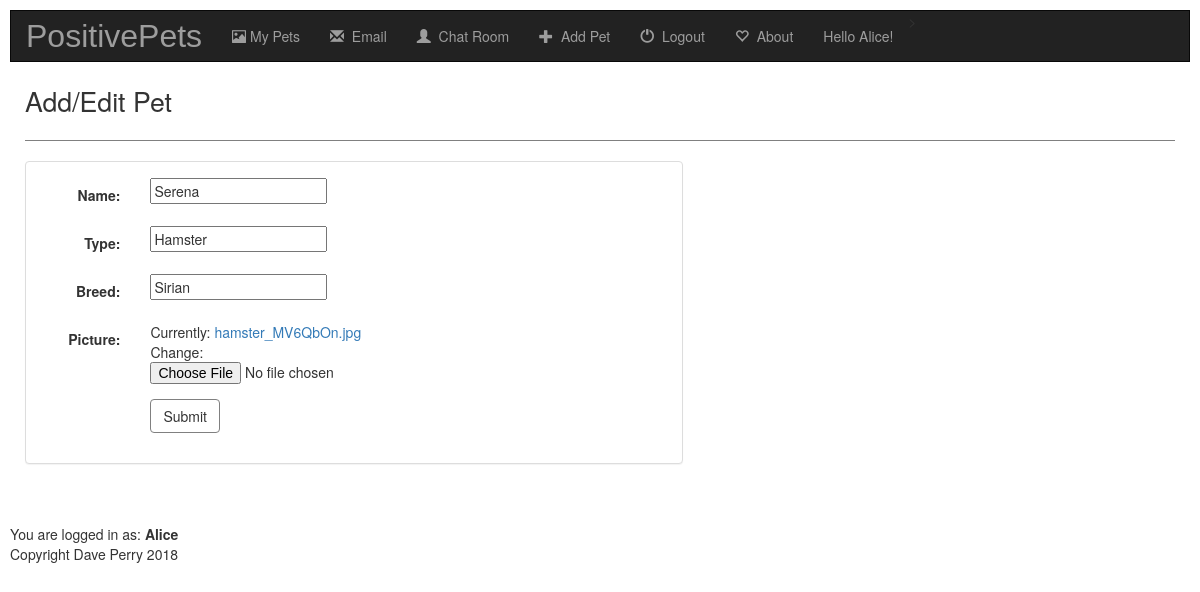
The app's page /positivepets/pet/2/ (signed in), older data.
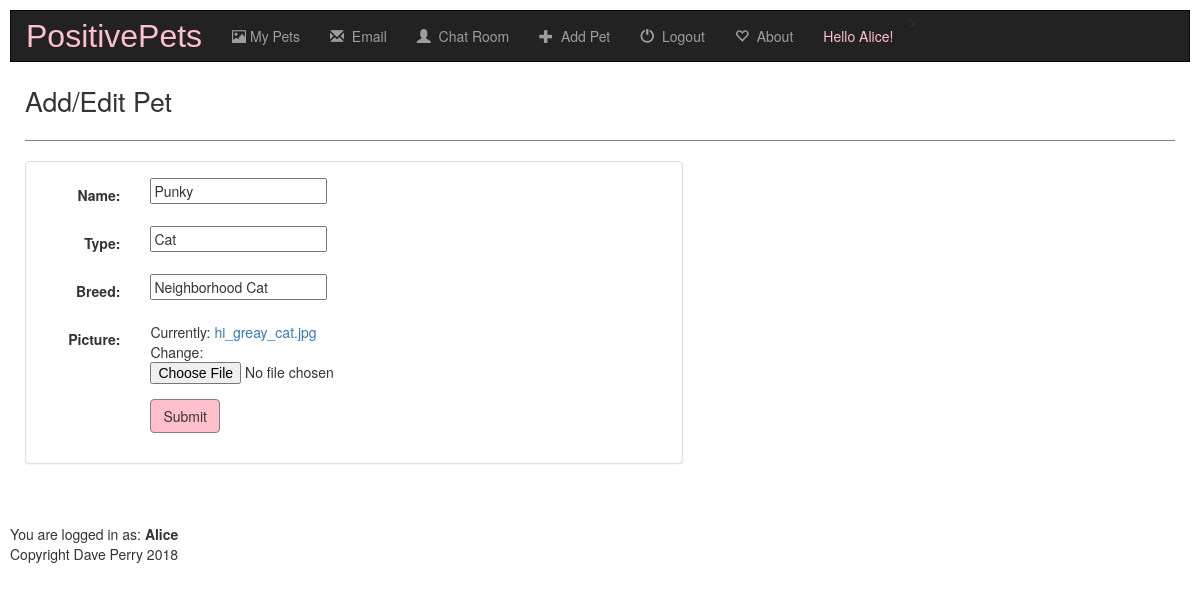
The same page, newer data.
### positivepets/models.py (models this page shows, shortened)
class CustomUser(AbstractUser):
    city = models.CharField(max_length=250, null=True)
    picture = models.FileField(blank=True, null=True)
    birthday = models.DateField(null=True)
    bio = models.CharField(max_length=1000, null=True)
    color = models.CharField(max_length=50, null=True)

class Pet(models.Model):
    name = models.CharField(max_length=250)
    type = models.CharField(max_length=250)
    breed = models.CharField(max_length=250, blank=True)
    picture = models.FileField()
    user = models.ForeignKey(CustomUser, on_delete=models.CASCADE, default=1)
    description = models.CharField(max_length=250, blank=True, null=True)

### positivepets/views/user_pet_views.py (the view)
# urls.py: url(r'pet/(?P<pk>[0-9]+)/$', views.user_pet_views.PetUpdate.as_view(), name='pet_update'),
class PetUpdate(UpdateView):
    model = Pet
    fields = ['name', 'type', 'breed', 'picture']
    def get_context_data(self, **kwargs):
        context = super(PetUpdate, self).get_context_data(**kwargs)
        context['color'] = self.request.user.color
        return context

### positivepets/templates/positivepets/pet_form.html (shortened to what this page needs)
{% extends 'positivepets/base.html' %}
{% block body %}
<div class="container-fluid">
        <span style="font-size:20pt;"> Add/Edit Pet </span>
        <hr style="border-color:gray;">
    <div class="row">
        <div class="col-sm-we col-md-7">
            <div class="panel panel-default">
                <div class="panel-body">
                    <form class="form-horizontal" action="" method="post" enctype="multipart/form-data">
                        {% include 'positivepets/form-template.html' %}
                        <div class="form-group">
                            <div class="col-sm-offset-2 col-sm-10">
                                <button style="color:{{button_text_color}}; background-color:{{color}};border-color:gray;" type="submit" class="btn btn-default">Submit</button>
                            </div>
                        </div>
                    </form>
                </div>
            </div>
        </div>
    </div>
</div>
{% endblock %}

### positivepets/templates/positivepets/base.html (shortened to what this page needs)
<html lang="en">
<head>
    {% load staticfiles %}
    <link rel="stylesheet" href="https://maxcdn.bootstrapcdn.com/bootstrap/3.3.7/css/bootstrap.min.css">
    <link rel="stylesheet" type="text/css" href="{% static 'positivepets/style.css' %}" />
</head>
<body>
    <nav class="navbar navbar-inverse">
    <div class="container-fluid">
        <div class="navbar-header">
            {% if user.is_authenticated %}
                <a class="navbar-brand" style="color:{{user.color}};" href="{% url 'positivepets:profile' user.id 'show' %}" >PositivePets </a>
            {% else %}
                <a class="navbar-brand" href="" >PositivePets </a>
            {% endif %}
        </div>
        <div class="collapse navbar-collapse" id="topNavBar">
            {% if user.is_authenticated %}
                <ul class="nav navbar-nav">
                    <li class="">
                        <a href="{% url 'positivepets:user_pets' user.id %}">
                            <span class="glyphicon glyphicon-picture" aria-hidden="true"></span>&nbsp;My Pets
                        </a>
                    </li>
                    <li class="">
                        <a href="{% url 'positivepets:mail_create' 'none' 0 %}">
                            <span class="glyphicon glyphicon-envelope" aria-hidden="true"></span>&nbsp; Email
                        </a>
                    </li>
                    <li class="">
                        <a href="{% url 'positivepets:chatmessage_create' %}">
                            <span class="glyphicon glyphicon-user" aria-hidden="true"></span>&nbsp; Chat Room
                        </a>
                    </li>
                </ul>
            {% endif %}
            <ul class="nav navbar-nav">
                {% if user.is_authenticated %}
                    <li class="">
                        <a href="{% url 'positivepets:pet_add' %}">
                            <span class="glyphicon glyphicon-plus" aria-hidden="true"></span>&nbsp; Add Pet
                        </a>
                    </li>
                    <li class="">
                        <a href="{% url 'logout' %}">
                            <span class="glyphicon glyphicon-off" aria-hidden="true"></span>&nbsp; Logout
                        </a>
                    </li>
                {% endif %}
                <li class="">
                    <a href="{% url 'positivepets:about' %}">
                        <span class="glyphicon glyphicon-heart-empty" aria-hidden="true"></span>&nbsp; About
                    </a>
                </li>
                <li>
                    {% if user.is_authenticated %}
                        <a href="{% url 'positivepets:user_pets' user.id %}">
                            <span style="color:{{user.color}};"> Hello {{user.username | capfirst}}! </span>
                        </a>
                    {% endif %}
                </li>
            </ul>>
        </div>
    </div>
</nav>
{% block body %}
{% endblock %}
<br><br>
{% if user.is_authenticated %}
    <span> You are logged in as:
        <b> {{user.username | capfirst}} </b>
    </span>
{% else %}
    <span>
        <b> Please log in </b>
    </span>
{% endif %}
<br>Copyright Dave Perry 2018
</body>
</html>

### positivepets/templates/positivepets/form-template.html (shortened to what this page needs)
{% for field in form %}
    <div class="form-group">
        <div class="col-sm-offset-2 col-sm-10">
        </div>
        <label class="control-label col-sm-2">{{ field.label_tag }} </label>
        <div class="col-sm-10">{{ field }}</div>
    </div>
{% endfor %}

Row changes from the older to the newer data that the page shows:
changed CustomUser "Alice": color empty → "pink" (drawn)
changed Pet: name "Serena" → "Punky"; type "Hamster" → "Cat"; breed "Sirian" → "Neighborhood Cat"
Text that changed along with them:
text no longer shown: "Currently: hamster_MV6QbOn.jpg Change:"
text now shown: "Currently: hi_greay_cat.jpg Change:"
